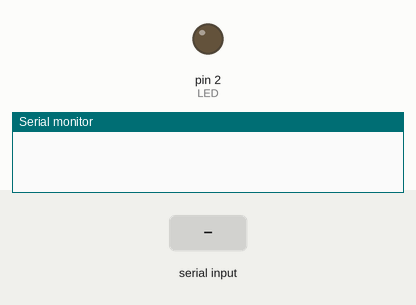
A sketch run on a simulated Arduino Uno, built with avr-gcc and run on an emulated ATmega328P. On the bench: output pins drawn as LEDs (lit = HIGH), the last lines printed to the serial monitor. The inputs (shaded band) are chosen by the test bench.

Above: at 1.2 s.
1.3 s: "c" received over the second serial link
At 2.4 s:
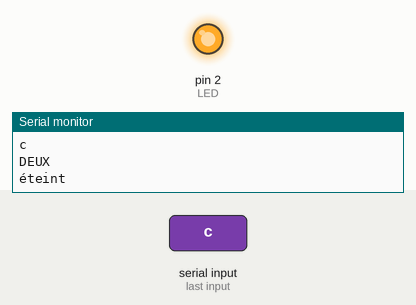
2.8 s: "C" received over the second serial link
At 3.5 s:
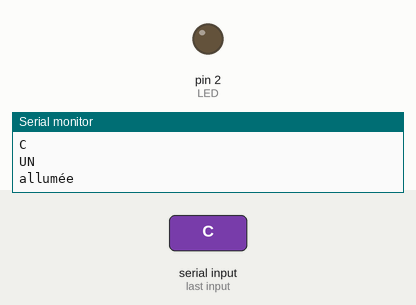
Timing chart, 0 to 5.8 s (numbered marks = the images above; inputs shaded):
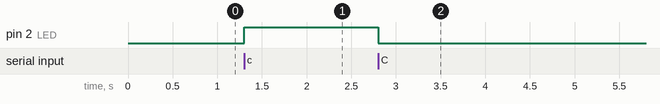

The sketch:

Test_telecommande_led.ino
```cpp
// TEST Led et lélécommande

#include<SoftwareSerial.h>
#define RX 13
#define TX 12
#define LED 2
SoftwareSerial BlueT (RX,TX);

char Data;
boolean etat = false;

void setup() {
  // put your setup code here, to run once:

  Serial.begin(9600);
  BlueT.begin(9600);
  pinMode(LED,OUTPUT);

}

void loop() {
  // put your main code here, to run repeatedly:


  if(BlueT.available()){
    Data = BlueT.read();
    Serial.println(Data);


    if (Data == 'C'){
      etat = true;
      Serial.println("UN");
    }

    if (Data == 'c') {
      etat = false;
      Serial.println("DEUX");
    }

    if (etat==true){
      digitalWrite(LED,LOW);
      Serial.println("allumée");
    }

    else {
      digitalWrite(LED,HIGH);
      Serial.println("éteint");
    }
  }
}
```

Measured:
- after the input at 1.3 s, pin 2 (LED): LOW → HIGH at once
- after the input at 2.8 s, pin 2 (LED): HIGH → LOW at once
